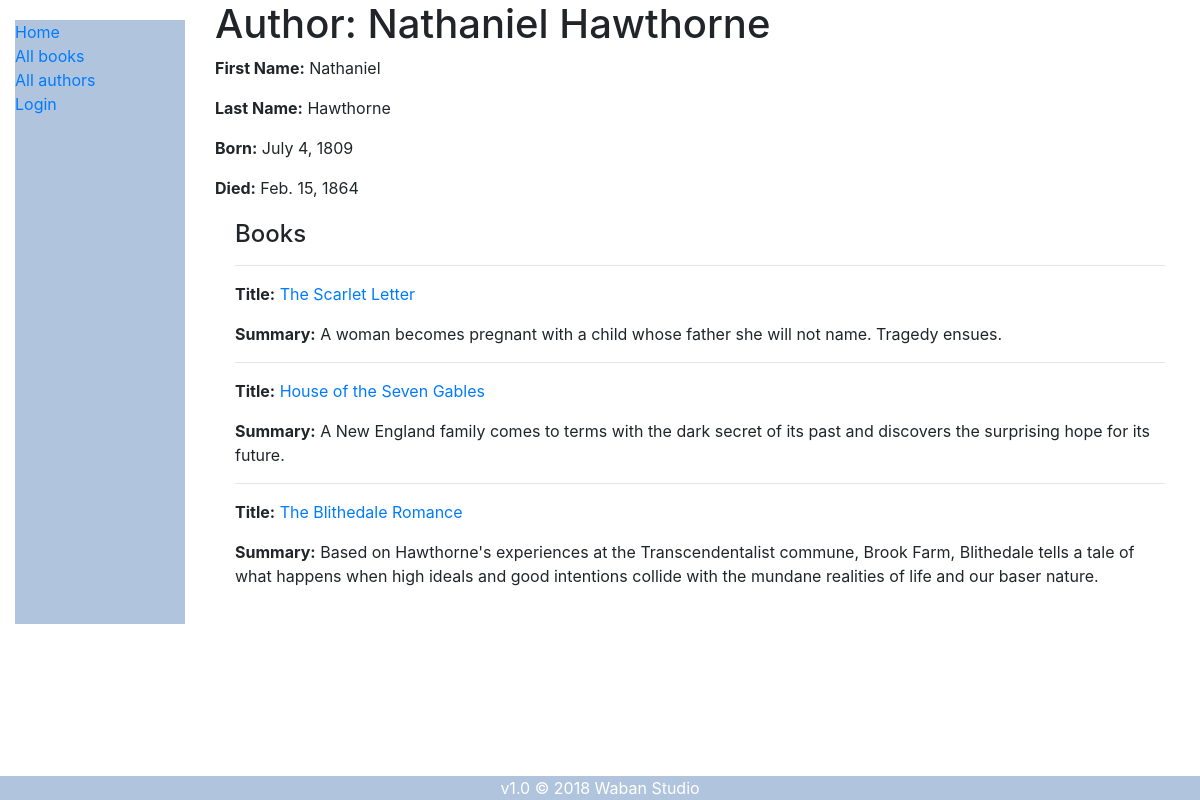
Screenshot of /catalog/author/4 with the database file from the repository.
### catalog/models.py (models this page shows, shortened)
class Author(models.Model):
    first_name = models.CharField(max_length=100)
    last_name = models.CharField(max_length=100)
    date_of_birth = models.DateField('born', null=True, blank=True)
    date_of_death = models.DateField('died', null=True, blank=True)
    class Meta:
        ordering = ['last_name', 'first_name']
        permissions = (("can_delete_author", "Can delete Author records"),
                        ("can_create_author", "Can create Author records")
        )

class Book(models.Model):
    title = models.CharField('title', max_length=200)
    author = models.ForeignKey('author', on_delete=models.SET_NULL, null=True)
    summary = models.TextField(max_length=1000, help_text='Enter a brief description of the book')
    isbn = models.CharField('isbn', max_length=13, help_text='13 Character <a href="https://www.isbn-international.org/content/what-isbn">ISBN number</a>')
    genre = models.ManyToManyField(Genre, help_text='Select a genre for this book')
    class Meta:
        permissions = (("can_delete_book", "Delete book"),)
    def get_absolute_url(self):
        return reverse('book-detail', args=[str(self.id)])
    def display_genre(self):
        """Create a string for the Genre. This is required to display genre in Admin."""
        return ', '.join(genre.name for genre in self.genre.all()[:3])
    display_genre.short_description = 'Genre'

### catalog/views.py (the view)
# urls.py: path('author/<int:pk>', views.AuthorDetailView.as_view(), name='author-detail'),
class AuthorDetailView(generic.DetailView):
    model = Author

### catalog/templates/catalog/author_detail.html
{% extends "base_generic.html" %}
{% block content %}
  <h1>Author: {{ author.first_name }} {{ author.last_name }}</h1>
  <p><strong>First Name:</strong> {{ author.first_name }}</p>
  <p><strong>Last Name:</strong> {{ author.last_name }}</p>
  <p><strong>Born:</strong> {{ author.date_of_birth }}</p>
  {% if author.date_of_death %}
  <p><strong>Died:</strong> {{ author.date_of_death }}</p>
  {% endif %}
  <div style="margin-left:20px;margin-top:20px;margin-right:20px">
    <h4>Books</h4>
  {% for i in author.book_set.all %}
      <hr>
      <p><strong>Title:</strong> <a href="{{ i.get_absolute_url }}">{{ i.title }}</a></p>
      <p><strong>Summary:</strong> {{i.summary}}</p>
  {% endfor %}
  </div>
{% endblock %}

### rows the page displays
Author: first_name "Nathaniel", last_name "Hawthorne", date_of_birth "July 4, 1809", date_of_death "Feb. 15, 1864"
Book: title "The Scarlet Letter", summary "A woman becomes pregnant with a child whose father she will not name. Tragedy ensues."
Book: title "House of the Seven Gables", summary "A New England family comes to terms with the dark secret of its past and discovers the surprising hope for its future."
Book: title "The Blithedale Romance", summary "Based on Hawthorne's experiences at the Transcendentalist commune, Brook Farm, Blithedale tells a tale of what happens when high ideals and good intentions collide with the mundane realities of life and our baser nature."
